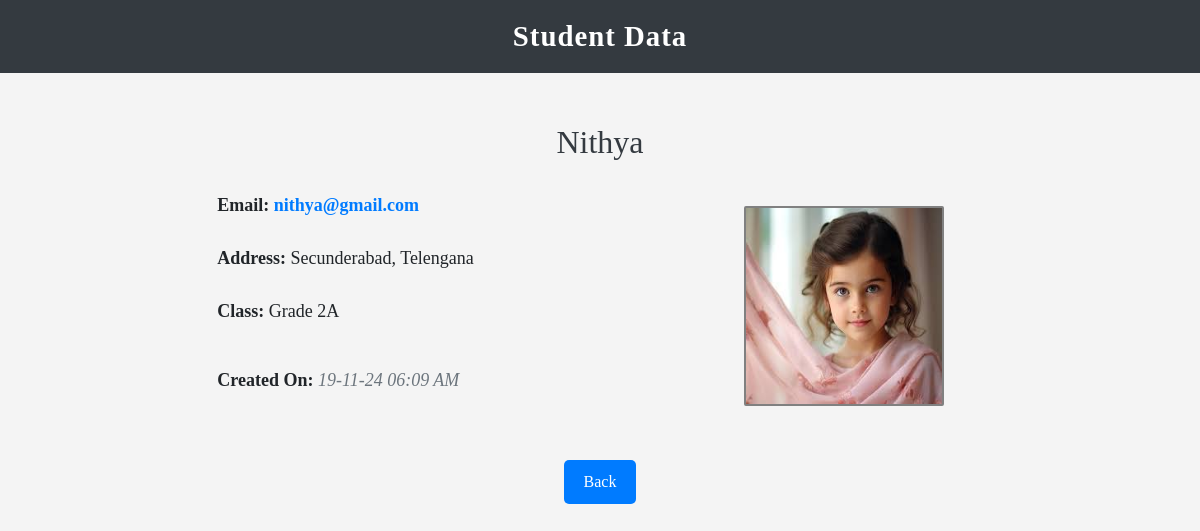
Screenshot of /view.php?id=10 with the database file from the repository.
### tables this page shows
CREATE TABLE `student` (
  `id` int(11) NOT NULL,
  `name` varchar(255) NOT NULL,
  `email` varchar(255) NOT NULL,
  `address` text NOT NULL,
  `created_at` timestamp NOT NULL DEFAULT current_timestamp(),
  `class_id` int(11) NOT NULL,
  `image` varchar(255) NOT NULL
);

CREATE TABLE `classes` (
  `class_id` int(11) NOT NULL,
  `name` varchar(255) NOT NULL,
  `created_at` datetime NOT NULL
);

### view.php (the view, shortened to what this page needs)
<?php
include_once("db.php");
?>
<html>
    <head>
        <link href="https://cdn.jsdelivr.net/npm/bootstrap@5.3.0-alpha2/dist/css/bootstrap.min.css" rel="stylesheet">
        <link rel="stylesheet" href="css/view.css">
    </head>
    <body>
        <header>
            <center>Student Data</center>
        </header>
        <section>
            <div class="row">
                <div class="col col-md-2"></div>
                <div class="col col-md-8">
                    <?php
                        $id=$_GET['id'];
                        $sql="select s.name,s.email,s.address, s.image, c.name as class_name, s.created_at from student s join classes c on s.class_id=c.class_id where s.id='$id'";
                        $run=mysqli_query($con,$sql);
                        $row=mysqli_fetch_assoc($run);
                    ?>
                    <div class="row"><h2><?php echo $row['name'] ?></h2></div>
                    <div class="row">
                        <div class="col col-md-8">
                            <div class="row"> <p><span>Email: </span><b><?php echo $row['email']; ?></b></p></div>
                            <div class="row"><p><span>Address:</span> <?php echo $row['address']; ?></p></div>
                            <div class="row"><p><span>Class:</span> <?php echo $row['class_name']; ?></div></p>
                            <div class="row"><p><span>Created On:</span> <i><?php  $dt=$row['created_at']; $fdt=date("d-m-y h:i A",strtotime($dt));echo $fdt; ?></i></p></div>
                        </div>
                        <div class="col col-md-4"><img src="upload/<?php echo $row['image']; ?>" alt=""  height=200 width=200></div>
                    </div>
                    <button onclick="window.location.href='index.php'">Back</button>
                </div>
                <div class="col col-md-2"></div>
            </div>
        </section>
    </body>
</html>

### css/view.css (style rules this page uses)
body { font-family: 'Garamond'; background-color: #f4f4f4; margin: 0; padding: 0; }
header { background-color: #343a40; color: #fff; padding: 15px 0; text-align: center; font-size: 1.8rem; font-weight: bold; letter-spacing: 1px; }
section { margin-top: 30px; padding: 20px; font-size:18px; }
h2 { text-align: center; margin-bottom: 20px; color: #343a40; }
.row { margin-bottom: 15px; }
.row div { margin-bottom: 10px; }
.col { display: flex; flex-direction: column; justify-content: center; }
span { font-weight:bold; }
b { color: #007bff; font-weight: bold; }
i { color: #6c757d; }
img { border-radius: 1%; border: 2px solid gray; }
button { display: block; margin: 20px auto; padding: 10px 20px; font-size: 16px; color: #fff; background-color: #007bff; border: none; border-radius: 5px; transition: background-color 0.3s ease, transform 0.3s ease; cursor: pointer; }
.row > div:last-child { text-align: center; }

### rows the page displays
student: name "Nithya", email "nithya@gmail.com", address "Secunderabad, Telengana", class.name "Grade 2A", created_at "19-11-24 06:09 AM", image (picture)
